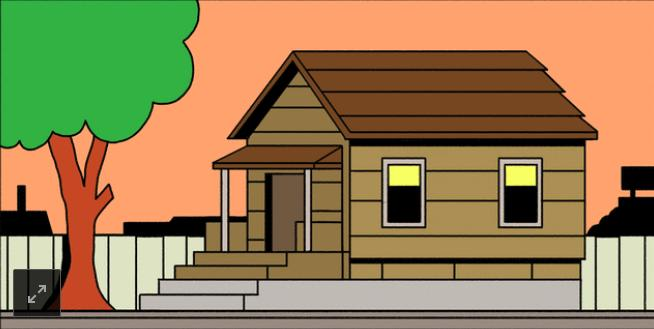
#> input picture image/house.jpg, 654 x 329 px
$ python Image_Features2.py
#> lines starting #> are read from the running program, lines starting #| are printed output that depends on the picture; after the words box and inside, x2 and y2 are one past the last pixel; in counts of white or black regions, pixels touching at a corner belong together
import numpy as np
import cv2


img = cv2.imread('image/house.jpg')
#> img is the input picture: shape (329, 654, 3); mean B, G, R 84.9, 128.5, 152
img2 = img.copy()

#phat hien goc:
img = cv2.cvtColor(img, cv2.COLOR_BGR2GRAY)
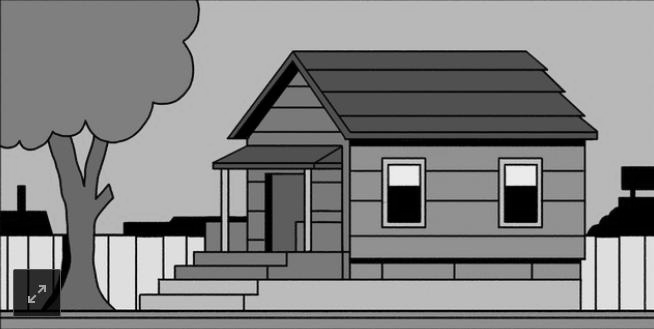
#> img: shape (329, 654); min 0, max 253, mean 130.5
img = np.float32(img)
img = cv2.cornerHarris(img, 2, 3, 0.04)
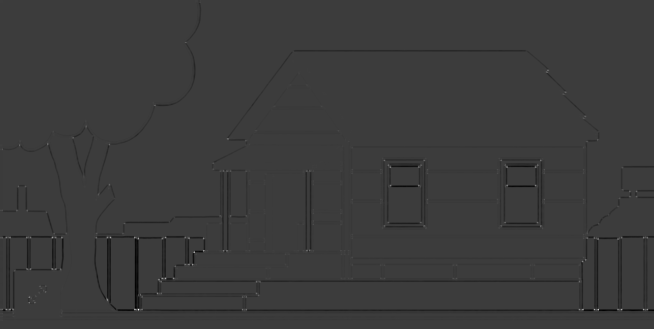
#> img: shape (329, 654) float32; min -62756804, max 200177856, mean -1127711.2; drawn with min black and max white
img = cv2.dilate(img, None)

#tim ra goc that tren anh goc:
img2[img > 0.01*img.max()] = [0, 0, 255]
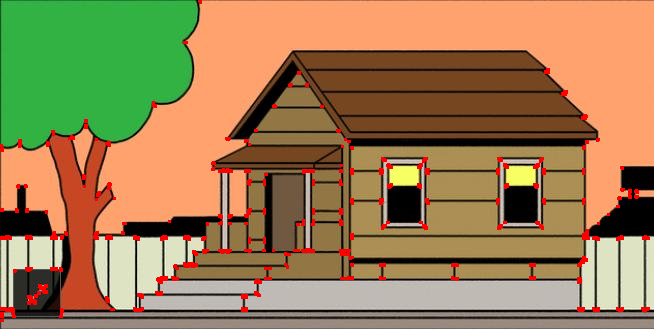
#> img2: shape (329, 654, 3); 2.3% of pixels changed, all inside (x1, y1, x2, y2) = (0, 0, 650, 322)

cv2.imshow('Imgae', img2)
cv2.waitKey() == ord('q')

$ run again, with image/2.jpg copied over image/house.jpg
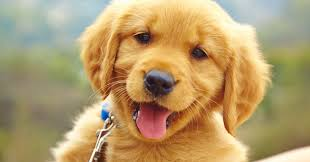
#> input picture image/2.jpg, 310 x 162 px
#> img is the input picture: shape (162, 310, 3); mean B, G, R 109, 155.6, 180.9
#> `img = cv2.dilate(img, None)`:
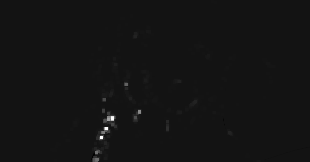
#> img: shape (162, 310) float32; min -2888078.2, max 34757192, mean 108151.9; drawn with min black and max white
#> `img2[img > 0.01*img.max()] = [0, 0, 255]`:
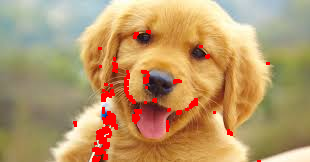
#> img2: shape (162, 310, 3); 3.1% of pixels changed, all inside (x1, y1, x2, y2) = (73, 30, 270, 162)

$ run again, with image/3.jpg copied over image/house.jpg
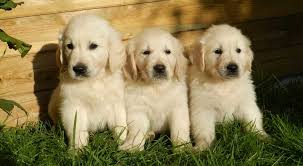
#> input picture image/3.jpg, 303 x 166 px
#> img is the input picture: shape (166, 303, 3); mean B, G, R 79.5, 120.6, 133.8
#> `img = cv2.dilate(img, None)`:
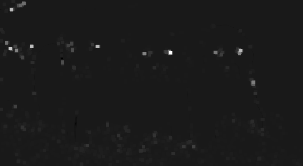
#> img: shape (166, 303) float32; min -5476795, max 49370456, mean 272784.9; drawn with min black and max white
#> `img2[img > 0.01*img.max()] = [0, 0, 255]`:
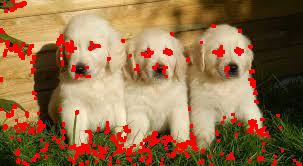
#> img2: shape (166, 303, 3); 8.76% of pixels changed, all inside (x1, y1, x2, y2) = (0, 0, 302, 166)
